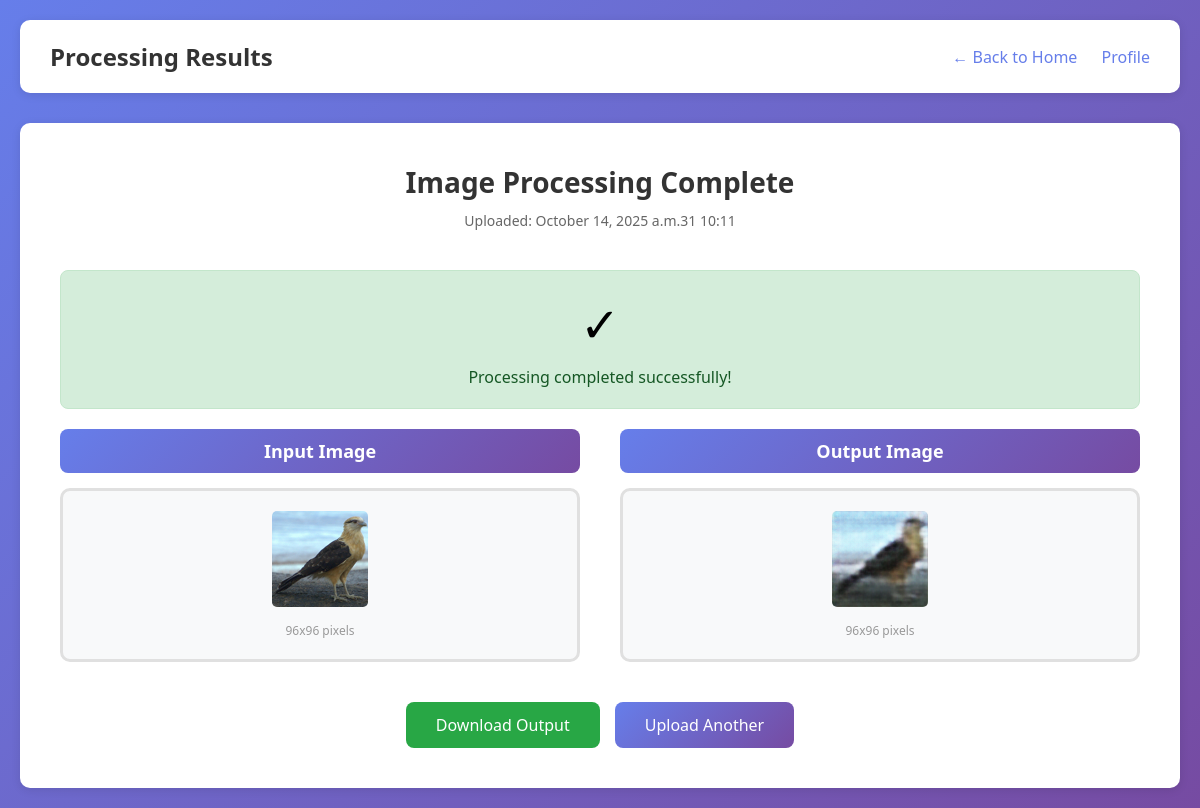
Page /results/17/ (signed in) on the committed database.
### account/models.py (models this page shows, shortened)
class ImageUpload(models.Model):
    user = models.ForeignKey(CustomUser, on_delete=models.CASCADE, related_name='images')
    input_image = models.ImageField(upload_to='uploads/input/')
    output_image = models.ImageField(upload_to='uploads/output/', null=True, blank=True)
    uploaded_at = models.DateTimeField(auto_now_add=True)
    processed = models.BooleanField(default=False)
    class Meta:
        ordering = ['-uploaded_at']
        verbose_name = 'Image Upload'
        verbose_name_plural = 'Image Uploads'

### account/views.py (the view)
# urls.py: path('results/<int:pk>/', results_view, name='results'),
@login_required
def results_view(request, pk):
    image_upload = get_object_or_404(ImageUpload, pk=pk, user=request.user)
    return render(request, 'account/results.html', {'image_upload': image_upload})

### templates/account/results.html (shortened to what this page needs)
<!DOCTYPE html>
<html lang="en">
<head>
</head>
<body>
    <div class="container">
        <div class="header">
            <h2>Processing Results</h2>
            <div class="nav-links">
                <a href="{% url 'account:home' %}">← Back to Home</a>
                <a href="{% url 'account:profile' %}">Profile</a>
            </div>
        </div>
        <div class="results-container">
            <div class="results-header">
                <h3>Image Processing Complete</h3>
                <div class="upload-info">
                    Uploaded: {{ image_upload.uploaded_at|date:"F d, Y at H:i" }}
                </div>
            </div>
            {% if image_upload.processed %}
            <div class="processing-status success">
                <div class="status-icon">✓</div>
                <div class="status-text success">Processing completed successfully!</div>
            </div>
            <div class="comparison">
                <div class="image-box">
                    <div class="image-label">Input Image</div>
                    <div class="image-wrapper">
                        <img src="{{ image_upload.input_image.url }}" alt="Input Image" class="result-image">
                        <div class="image-dimensions">96x96 pixels</div>
                    </div>
                </div>
                <div class="image-box">
                    <div class="image-label">Output Image</div>
                    <div class="image-wrapper">
                        <img src="{{ image_upload.output_image.url }}" alt="Output Image" class="result-image">
                        <div class="image-dimensions">96x96 pixels</div>
                    </div>
                </div>
            </div>
            <div class="action-buttons">
                <a href="{{ image_upload.output_image.url }}" download class="btn btn-success">
                    Download Output
                </a>
                <a href="{% url 'account:home' %}" class="btn btn-primary">
                    Upload Another
                </a>
            </div>
            {% endif %}
        </div>
    </div>
</body>
</html>

### templates/account/results.html (style rules this page uses)
* { margin: 0; padding: 0; box-sizing: border-box; }
body { font-family: 'Segoe UI', Tahoma, Geneva, Verdana, sans-serif; background: linear-gradient(135deg, #667eea 0%, #764ba2 100%); min-height: 100vh; padding: 20px; }
.container { max-width: 1200px; margin: 0 auto; }
.header { background: white; padding: 20px 30px; border-radius: 10px; box-shadow: 0 2px 10px rgba(0,0,0,0.1); display: flex; justify-content: space-between; align-items: center; margin-bottom: 30px; }
.header h2 { color: #333; font-size: 24px; }
.nav-links a { text-decoration: none; color: #667eea; font-weight: 500; margin-left: 20px; transition: color 0.3s; }
.results-container { background: white; padding: 40px; border-radius: 10px; box-shadow: 0 2px 10px rgba(0,0,0,0.1); }
.results-header { text-align: center; margin-bottom: 40px; }
.results-header h3 { color: #333; font-size: 28px; margin-bottom: 10px; }
.upload-info { color: #666; font-size: 14px; }
.comparison { display: grid; grid-template-columns: 1fr 1fr; gap: 40px; margin-bottom: 40px; }
.image-box { text-align: center; }
.image-label { font-size: 18px; font-weight: 600; color: #333; margin-bottom: 15px; padding: 10px; background: linear-gradient(135deg, #667eea 0%, #764ba2 100%); color: white; border-radius: 8px; }
.image-wrapper { background: #f8f9fa; padding: 20px; border-radius: 10px; border: 3px solid #e0e0e0; transition: all 0.3s; }
.result-image { max-width: 100%; height: auto; border-radius: 5px; image-rendering: pixelated; image-rendering: -moz-crisp-edges; image-rendering: crisp-edges; }
.image-dimensions { margin-top: 10px; font-size: 12px; color: #999; }
.action-buttons { display: flex; justify-content: center; gap: 15px; margin-top: 30px; }
.btn { padding: 12px 30px; border: none; border-radius: 8px; font-size: 16px; font-weight: 500; cursor: pointer; text-decoration: none; display: inline-block; transition: all 0.3s; }
.btn-primary { background: linear-gradient(135deg, #667eea 0%, #764ba2 100%); color: white; }
.btn-success { background: #28a745; color: white; }
.processing-status { text-align: center; padding: 20px; background: #fff3cd; border-radius: 8px; margin-bottom: 20px; border: 1px solid #ffeaa7; }
.processing-status.success { background: #d4edda; border-color: #c3e6cb; }
.status-icon { font-size: 48px; margin-bottom: 10px; }
.status-text { color: #856404; font-size: 16px; }
.status-text.success { color: #155724; }

### rows in the picture
ImageUpload: uploaded_at "October 14, 2025 a.m.31 10:11", input_image (picture), output_image (picture)
